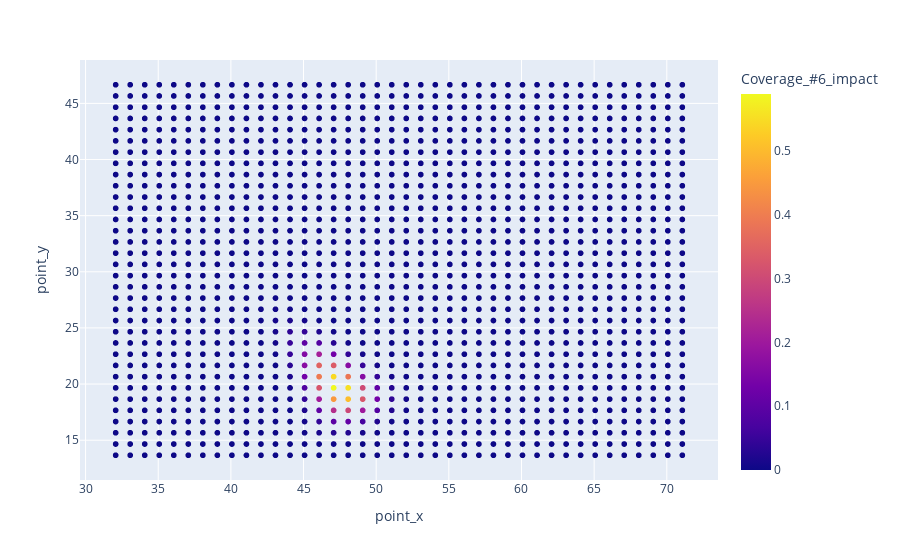

Source (notebook cell):
### Code cell
tgt_cvrg = 'Coverage_#6'
print(df['{}_nflId'.format(tgt_cvrg)].head(1))
px.scatter(df[df['frameId']==26], x='point_x', y='point_y', color='{}_impact'.format(tgt_cvrg))

### Figure 1 — Plotly figure (JSON) as saved in the notebook; plotly's stock layout.template omitted (floating-point values rounded to 4 significant figures; data arrays with more than 128 entries replaced by an {"elided": "..."} marker saying what was removed)
{"data": [{"hovertemplate": "point_x=%{x}<br>point_y=%{y}<br>Coverage_#6_impact=%{marker.color}<extra></extra>", "legendgroup": "", "marker": {"color": {"elided": "1360 float values"}, "coloraxis": "coloraxis", "symbol": "circle"}, "mode": "markers", "name": "", "showlegend": false, "type": "scattergl", "x": {"elided": "1360 float values"}, "xaxis": "x", "y": {"elided": "1360 float values"}, "yaxis": "y"}], "layout": {"autosize": true, "coloraxis": {"colorbar": {"title": {"text": "Coverage_#6_impact"}}, "colorscale": [[0, "#0d0887"], [0.1111, "#46039f"], [0.2222, "#7201a8"], [0.3333, "#9c179e"], [0.4444, "#bd3786"], [0.5556, "#d8576b"], [0.6667, "#ed7953"], [0.7778, "#fb9f3a"], [0.8889, "#fdca26"], [1, "#f0f921"]]}, "legend": {"tracegroupgap": 0}, "margin": {"t": 60}, "xaxis": {"anchor": "y", "autorange": true, "domain": [0, 1], "range": [29.56, 73.58], "title": {"text": "point_x"}, "type": "linear"}, "yaxis": {"anchor": "x", "autorange": true, "domain": [0, 1], "range": [11.1, 49.22], "title": {"text": "point_y"}, "type": "linear"}}}
